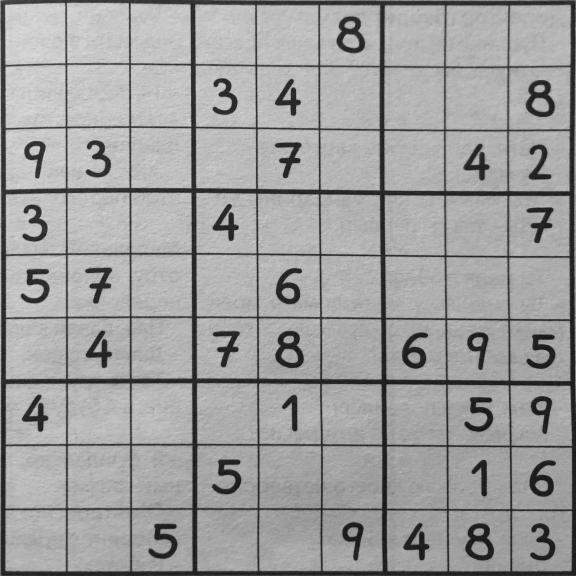
#> input picture assignment/frontalized_images/train/frontalized_image_0.jpg, 576 x 576 px, given in place of image_0.jpg, which was not available
$ python create_templates.py
#> lines starting #> are read from the running program, lines starting #| are printed output that depends on the picture; after the words box and inside, x2 and y2 are one past the last pixel; in counts of white or black regions, pixels touching at a corner belong together; pictures that were not available may be replaced by others from this repository, and a replacement may not be noted
### assignment/utils.py
import os
import numpy as np
import matplotlib.pyplot as plt
import cv2

from const import TEMPLATES_PATH


# [20 lines left out: functions rgb2grayscale, grayscale2rgb, not called in this run]


def read_image(image_path):
    """
    Args:
        image_path (str): path to the image
    Returns:
        image (np.array): image of shape [H, W] (grayscale image)
    """
#> called with image_path = './sudoku_puzzles/train/image_0.jpg'
    image = plt.imread(image_path)
#> image is the input picture: shape (576, 576); min 4, max 226, mean 158.9

    if len(image.shape) == 3:
        image = rgb2grayscale(image)

    return image


# [9 lines left out: function show_image, not called in this run]


def show_contours(image, contours, axis=None, contour_color=(255, 0, 0)):
    image_with_contours = cv2.drawContours(grayscale2rgb(image.copy()), contours, -1, contour_color, 10)
    show_image(image_with_contours, axis=axis, as_gray=False)


# [39 lines left out: functions show_corners, show_sudoku_cells, load_templates, not called in this run]

### assignment/frontalization.py
import os
import numpy as np
import cv2
import matplotlib.pyplot as plt

from tqdm.notebook import tqdm

from utils import read_image, show_image


# BEGIN YOUR IMPORTS
from skimage.morphology import dilation, footprint_rectangle
from skimage.transform import rescale
from skimage.filters import gaussian
# END YOUR IMPORTS


# BEGIN YOUR FUNCTIONS

# END YOUR FUNCTIONS


def find_edges(image):
    """
    Args:
        image (np.array): (grayscale) image of shape [H, W]
    Returns:
        edges (np.array): binary mask of shape [H, W]
    """
    # BEGIN YOUR CODE

    edges = cv2.Canny(image, 50, 150)

    return edges

    # END YOUR CODE


def highlight_edges(edges):
    """
    Args:
        edges (np.array): binary mask of shape [H, W]
    Returns:
        highlighted_edges (np.array): binary mask of shape [H, W]
    """
    # BEGIN YOUR CODE

    # highlited_edges = dilation(edges, footprint_rectangle((3, 3)))
    kernel = cv2.getStructuringElement(cv2.MORPH_RECT, (3, 3))
    highlited_edges = cv2.dilate(edges, kernel, iterations=1)

    return highlited_edges

    # END YOUR CODE


def find_contours(edges):
    """
    Args:
        edges (np.array): binary mask of shape [H, W]
    Returns:
        contours (np.array, np.array, ...): tuple of arrays of contours, where each contour is an array of points of shape [N, 1, 2]
    """
    # BEGIN YOUR CODE

    contours, _ = cv2.findContours(edges, cv2.RETR_EXTERNAL, cv2.CHAIN_APPROX_SIMPLE)

    return contours

    # END YOUR CODE


def get_max_contour(contours):
    """
    Args:
        contours (np.array, np.array, ...): tuple of arrays of contours, where each contour is an array of points of shape [N, 1, 2]
    Returns:
        max_contour (np.array): an array of points (vertices) of the contour with the maximum area of shape [N, 1, 2]
    """
    # BEGIN YOUR CODE

    max_contour = max(contours, key=cv2.contourArea)

    return max_contour

    # END YOUR CODE


def order_corners(corners):
    """
    Args:
        corners (np.array): an array of corner points (corners) of shape [4, 2]
    Returns:
        ordered_corners (np.array): an array of corner points in order [top left, top right, bottom right, bottom left]
    """
    # BEGIN YOUR CODE

    sum_points = corners.sum(axis=1)  # x + y of each point
    diff_points = corners[:, 0] - corners[:, 1]  # x - y of each point

    top_left = corners[np.argmin(sum_points)]
    top_right = corners[np.argmin(diff_points)]
    bottom_right = corners[np.argmax(sum_points)]
    bottom_left = corners[np.argmax(diff_points)]

    ordered_corners = np.array([top_left, top_right, bottom_right, bottom_left])

    return ordered_corners

    # END YOUR CODE


def find_corners(contour, epsilon=0.02):
    """
    Args:
        contour (np.array): an array of points (vertices) of the contour of shape [N, 1, 2]
        epsilon (float): how accurate the contour approximation should be
    Returns:
        ordered_corners (np.array): an array of corner points (corners) of quadrilateral approximation of contour of shape [4, 2]
                                    in order [top left, top right, bottom right, bottom left]
    """
    # BEGIN YOUR CODE

    perimeter = cv2.arcLength(contour, True)
    approximated_contour = cv2.approxPolyDP(contour, epsilon * perimeter, True)
    corners = approximated_contour.reshape(-1, 2)

    # to avoid errors
    if len(corners) != 4:
        np.append(corners, np.array([[0, 0],
                                     [0, 1],
                                     [1, 0],
                                     [1, 1]]), axis=0)
        corners = corners[:4]

    ordered_corners = order_corners(corners)

    return ordered_corners

    # END YOUR CODE


# [13 lines left out: function rescale_image, not called in this run]

    # END YOUR CODE


def gaussian_blur(image, sigma):
    """
    Args:
        image (np.array): input image
        sigma (float): standard deviation for Gaussian kernel
    Returns:
        blurred_image (np.array): 8-bit (with range [0, 255]) blurred image
    """
    # BEGIN YOUR CODE

    blurred_image = gaussian(image, sigma=sigma, preserve_range=True).astype(np.uint8)

    return blurred_image

    # END YOUR CODE


def distance(point1, point2):
    """
    Args:
        point1 (np.array): n-dimensional vector
        point2 (np.array): n-dimensional vector
    Returns:
        distance (float): Euclidean distance between point1 and point2
    """
    # BEGIN YOUR CODE

    distance = np.linalg.norm(point1 - point2)

    return distance

    # END YOUR CODE


def frontalize_image(image, ordered_corners):
    """
    Args:
        image (np.array): input image
        ordered_corners (np.array): corners in order [top left, top right, bottom right, bottom left]
    Returns:
        warped_image (np.array): warped with a perspective transform image of shape [H, H]
    """
    # 4 source points
    top_left, top_right, bottom_right, bottom_left = ordered_corners

    # BEGIN YOUR CODE

    length_top = distance(top_left, top_right)
    length_bottom = distance(bottom_left, bottom_right)
    length_left = distance(top_left, bottom_left)
    length_right = distance(top_right, bottom_right)

    # the side length of the Sudoku grid based on distances between corners
    side = int(max([length_top, length_bottom, length_left, length_right]))

    # what are the 4 target (destination) points?
    destination_points = np.array([[0, 0],
                                   [0, side],
                                   [side, side],
                                   [side, 0]], dtype=np.float32)

    # perspective transformation matrix
    transform_matrix = cv2.getPerspectiveTransform(ordered_corners.astype(np.float32),
                                                   destination_points)

    # image warped using the found perspective transformation matrix
    warped_image = cv2.warpPerspective(image, transform_matrix, (side, side))

    assert warped_image.shape[0] == warped_image.shape[1], "height and width of the warped image must be equal"

    return warped_image

    # END YOUR CODE


# [19 lines left out: function show_frontalized_images, not called in this run]

### assignment/pipeline.py
import numpy as np
import matplotlib.pyplot as plt

from utils import show_image, show_contours, show_corners, show_sudoku_cells


class Pipeline(object):
    def __init__(self, functions, parameters={}):
        self.functions = functions
        self.parameters = parameters

    def __call__(self, image, plot=False, figsize=(18, 12)):
#> called with plot = False, figsize = (18, 12)
        output = image.copy()
        ordered_corners = None

        if plot:
            nrows = len(self.functions) // 3 + 1
            ncols = 3
            figure, axes = plt.subplots(nrows=nrows, ncols=ncols, figsize=figsize)
            if len(axes.shape) == 1:
                axes = axes[np.newaxis, ...]

            show_image(output, axis=axes[0][0], as_gray=True)
            axes[0][0].set_title("Sudoku image", fontsize=16)

            for j in range(len(self.functions) + 1, nrows * ncols):
                axis = axes[j // ncols][j % ncols]
                show_image(np.ones((1, 1, 3)), axis=axis)

        for i, function in enumerate(self.functions):
            kwargs = self.parameters.get(function.__name__, {})
            if "frontalize" in function.__name__:
                output = function(image=image, ordered_corners=ordered_corners)
            else:
                output = function(output, **kwargs)

            if ("rescale" in function.__name__) or ("frontalize" in function.__name__) or ("resize" in function.__name__):
                image = output.copy()

            if "corner" in function.__name__:
                ordered_corners = output

            if plot:
                axis = axes[(i + 1) // ncols][(i + 1) % ncols]
                if "edge" in function.__name__:
                    show_image(np.bitwise_not(output), axis=axis, as_gray=True)
                elif "contour" in function.__name__:
                    show_contours(image, contours=output, axis=axis)
                elif "corner" in function.__name__:
                    show_corners(image, corners=ordered_corners, axis=axis)
                elif "sudoku_cells" in function.__name__:
                    show_sudoku_cells(sudoku_cells=output, axis=axis)
                else:
                    show_image(output, axis=axis, as_gray=True)

                title = " ".join(function.__name__.split("_"))
                if kwargs:
                    title += " | " + ",".join([f"{key}: {value}" for key, value in kwargs.items()][:1])
                axis.set_title(title, fontsize=16)
#> this loop made 9 passes
#> output on pass 6: [[194, 3], [195, 189], [380, 191], [380, 4]]
#> pass 2, in find_edges, `edges = cv2.Canny(image, 50, 150)`:
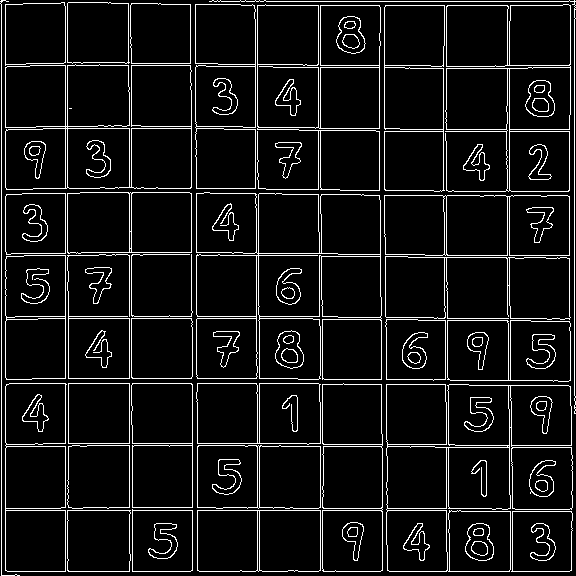
#> edges: shape (576, 576); 8% white in thin lines or dots
#> pass 3, in highlight_edges, `highlited_edges = cv2.dilate(edges, kernel, iterations=1)`:
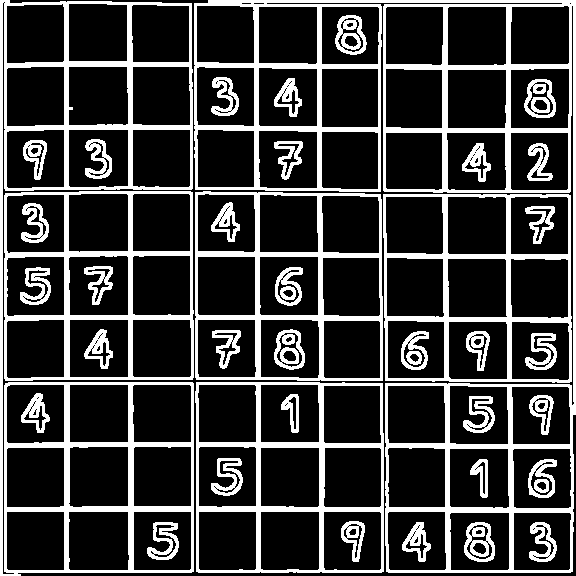
#> highlited_edges: shape (576, 576); 22.9% white; 42 white regions, largest, box (x1, y1, x2, y2) and area: (194, 0, 576, 573) 20285, (0, 0, 194, 576) 14028, (195, 382, 384, 573) 6049
#> after the loop:
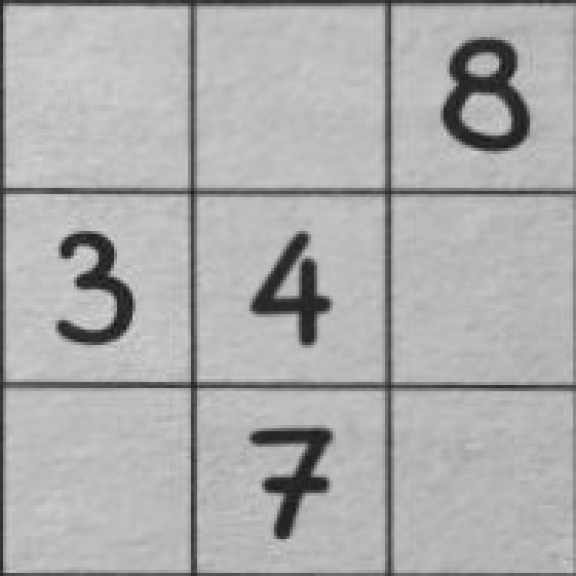
#> image: shape (576, 576); min 23, max 211, mean 172.3

        return image, output

### assignment/recognition.py
import os
import numpy as np
import cv2
import matplotlib.pyplot as plt

from tqdm.notebook import tqdm

from utils import read_image, show_image
from const import NUM_CELLS, CELL_SIZE, SUDOKU_SIZE
from utils import load_templates


# BEGIN YOUR IMPORTS
from skimage.feature import match_template
# END YOUR IMPORTS


# BEGIN YOUR FUNCTIONS

# END YOUR FUNCTIONS


def resize_image(image, size):
    """
    Args:
        image (np.array): input image of shape [H, W]
        size (int, int): desired image size
    Returns:
        resized_image (np.array): 8-bit (with range [0, 255]) resized image
    """
    # BEGIN YOUR CODE

    resized_image = cv2.resize(image, size, interpolation=cv2.INTER_AREA).astype(np.uint8)

    return resized_image

    # END YOUR CODE


def binarize(image, **binarization_kwargs):
    """
    Args:
        image (np.array): input image
        binarization_kwargs (dict): dict of parameter values
    Returns:
        binarized_image (np.array): binarized image

    You can find information about different thresholding algorithms here
    https://docs.opencv.org/4.x/d7/d4d/tutorial_py_thresholding.html
    """
    # BEGIN YOUR CODE

    binarized_image = cv2.adaptiveThreshold(image,
                                            255,
                                            cv2.ADAPTIVE_THRESH_GAUSSIAN_C,
                                            cv2.THRESH_BINARY_INV,
                                            binarization_kwargs.get('block_size'),
                                            binarization_kwargs.get('c_constant'))

    return binarized_image

    # END YOUR CODE


def crop_image(image, crop_factor):
    size = image.shape[:2]

    cropped_size = (int(size[0]*crop_factor), int(size[1]*crop_factor))
    shift = ((size[0] - cropped_size[0]) // 2, (size[1] - cropped_size[1]) // 2)

    cropped_image = image[shift[0]:shift[0]+cropped_size[0],
                          shift[1]:shift[1]+cropped_size[1]]

    return cropped_image


def get_sudoku_cells(frontalized_image, crop_factor=0.63, binarization_kwargs={}):
    """
    Args:
        frontalized_image (np.array): frontalized sudoku image
        crop_factor (float): how much cell area we should preserve
        binarization_kwargs (dict): dict of parameter values for the binarization function
    Returns:
        sudoku_cells (np.array): array of num_cells x num_cells sudoku cells of shape [N, N, S, S]
    """
    # BEGIN YOUR CODE

    resized_image = resize_image(frontalized_image, SUDOKU_SIZE)

    binarized_image = binarize(resized_image, **binarization_kwargs)

    sudoku_cells = np.zeros((NUM_CELLS, NUM_CELLS, *CELL_SIZE), dtype=np.uint8)

    for i in range(NUM_CELLS):
        for j in range(NUM_CELLS):
            y_top = i * CELL_SIZE[0]
            y_bottom = (i + 1) * CELL_SIZE[0]
            x_left = j * CELL_SIZE[0]
            x_right = (j + 1) * CELL_SIZE[0]

            sudoku_cell = binarized_image[y_top:y_bottom, x_left:x_right]

            sudoku_cell = crop_image(sudoku_cell, crop_factor=crop_factor)

            sudoku_cells[i, j] = resize_image(sudoku_cell, CELL_SIZE)

    return sudoku_cells

    # END YOUR CODE


# [136 lines left out: functions is_empty, get_digit_correlations, show_correlations, recognize_digits, show_recognized_digits, show_solved_sudoku, not called in this run]

### assignment/template.py
from pipeline import Pipeline

# BEGIN YOUR IMPORTS
from frontalization import gaussian_blur, find_edges, highlight_edges, find_contours, get_max_contour, find_corners, frontalize_image
from recognition import resize_image, get_sudoku_cells
from const import SUDOKU_SIZE
# END YOUR IMPORTS

# BEGIN YOUR CODE

"""
create dict of cell coordinates like in this example

CELL_COORDINATES = {"image_0.jpg": {1: (0, 0),
                                    2: (1, 1)},
                    "image_2.jpg": {1: (2, 3),
                                    3: [(2, 1), (0, 4)],
                                    9: (5, 6)}}
"""
# chose these images because of different number fonts
CELL_COORDINATES = {
    "image_0.jpg": {
        1: (6, 4),
        2: (2, 8),
        3: (1, 3),
        4: (1, 4),
        5: (4, 0),
        6: (4, 4),
        7: (2, 4),
        8: (0, 5),
        9: (2, 0)
    },
    "image_5.jpg": {
        1: (2, 5),
        2: (5, 5),
        3: (4, 5),
        4: (0, 0),
        5: (1, 1),
        6: (0, 8),
        7: (0, 5),
        8: (4, 1),
        9: (3, 3)
    }
}

# END YOUR CODE


# BEGIN YOUR FUNCTIONS

# END YOUR FUNCTIONS


def get_template_pipeline():
    # BEGIN YOUR CODE

    pipeline = Pipeline(
        functions=[
            gaussian_blur,
            find_edges,
            highlight_edges,
            find_contours,
            get_max_contour,
            find_corners,
            frontalize_image,
            resize_image,
            get_sudoku_cells
        ],
        parameters={
            "gaussian_blur": {"sigma": 0.5},
            "find_corners": {"epsilon": 0.02},
            "resize_image": {"size": SUDOKU_SIZE},
            "get_sudoku_cells": {
                "crop_factor": 0.62,
                "binarization_kwargs": {
                    'block_size': 17,
                    'c_constant': 18
                }
            }
        }
    )

    return pipeline

    # END YOUR CODE

### assignment/create_templates.py
import os
import shutil

from tqdm import tqdm
from skimage.io import imsave

from const import TEMPLATES_PATH, TRAIN_IMAGES_PATH
from const import MAX_TEMPLATES_FOR_DIGIT

from utils import read_image
from template import CELL_COORDINATES, get_template_pipeline


def main():
    shutil.rmtree(TEMPLATES_PATH, ignore_errors=True)
    os.makedirs(TEMPLATES_PATH)

    pipeline = get_template_pipeline()
    digits_count = {1: 0,
                    2: 0,
                    3: 0,
                    4: 0,
                    5: 0,
                    6: 0,
                    7: 0,
                    8: 0,
                    9: 0}

    for file_name, coordinates_dict in CELL_COORDINATES.items():
        image_path = os.path.join(TRAIN_IMAGES_PATH, file_name)
        sudoku_image = read_image(image_path=image_path)
        _, sudoku_cells = pipeline(sudoku_image)

        for digit, coordinates_list in tqdm(coordinates_dict.items(), desc=file_name):
            if not isinstance(coordinates_list, list):
                coordinates_list = [coordinates_list]

            digit_templates_path = os.path.join(TEMPLATES_PATH, str(digit))
            os.makedirs(digit_templates_path, exist_ok=True)

            for i, coordinates in enumerate(coordinates_list):
                if digits_count[digit] < MAX_TEMPLATES_FOR_DIGIT:
                    digits_count[digit] += 1

                    digit_template_path = os.path.join(digit_templates_path, f"{os.path.splitext(file_name)[0]}_{digit}_{i}.jpg")
                    imsave(digit_template_path, sudoku_cells[*coordinates])
#> this loop made 9 passes
#> pass 1, in main, `imsave(digit_template_path, sudoku_cells[*coordinates])`:
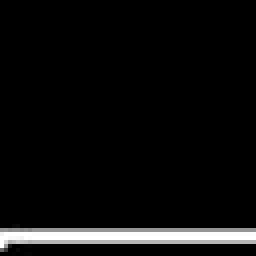
#> saved as image_0_1_0.jpg: shape (64, 64) (shown 4 times larger); min 0, max 255, mean 13.3
#> after the loop, digits_count = 9 items
#> pass 2 of the loop in main, `for file_name, coordinates_dict in CELL_COORDINATES.items():`:
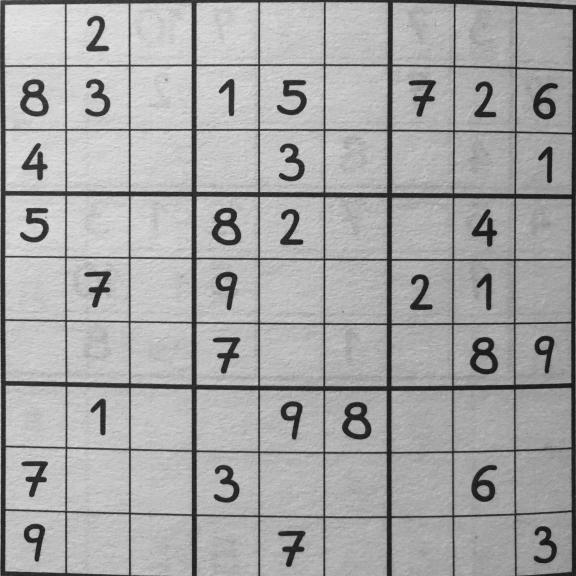
#> input picture assignment/frontalized_images/train/frontalized_image_1.jpg, 576 x 576 px, given in place of image_5.jpg, which was not available
#> in read_image, image is the input picture: shape (576, 576); min 5, max 233, mean 166.3
#> the loop in __call__ (call 2), `for i, function in enumerate(self.functions):` made 9 passes
#> (kwargs, output) on pass 6: ({'epsilon': 0.02}, [[392, 1], [391, 196], [574, 199], [392, 1]])
#> pass 2, in find_edges (call 2), `edges = cv2.Canny(image, 50, 150)`:
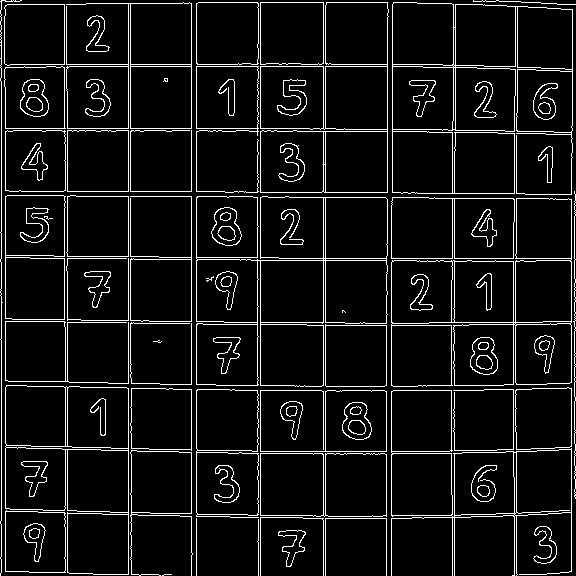
#> edges: shape (576, 576); 7.7% white in thin lines or dots
#> pass 3, in highlight_edges (call 2), `highlited_edges = cv2.dilate(edges, kernel, iterations=1)`:
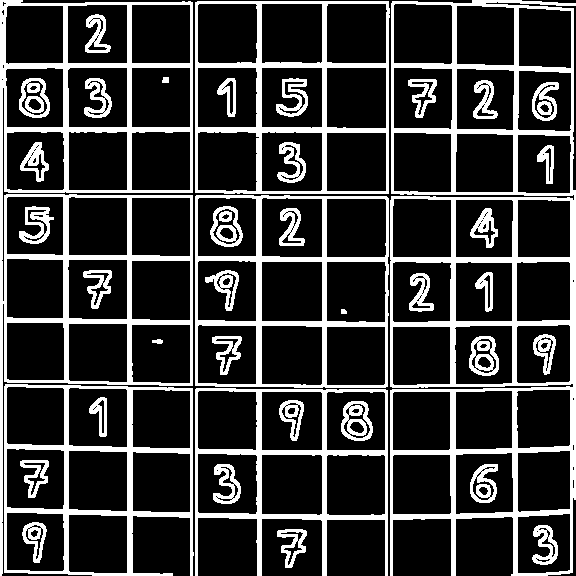
#> highlited_edges: shape (576, 576); 22% white; 42 white regions, largest, box (x1, y1, x2, y2) and area: (390, 0, 576, 576) 18747, (0, 0, 193, 576) 13810, (195, 1, 390, 194) 6236
#> the loop in main, `for digit, coordinates_list in tqdm(coordinates_dict.items(), desc=fil..` made 9 passes
#> coordinates_list on passes 1 to 8: [(2, 5)], [(5, 5)], [(4, 5)], [(0, 0)], [(1, 1)], [(0, 8)], [(0, 5)], [(4, 1)]


if __name__ == "__main__":
    main()
